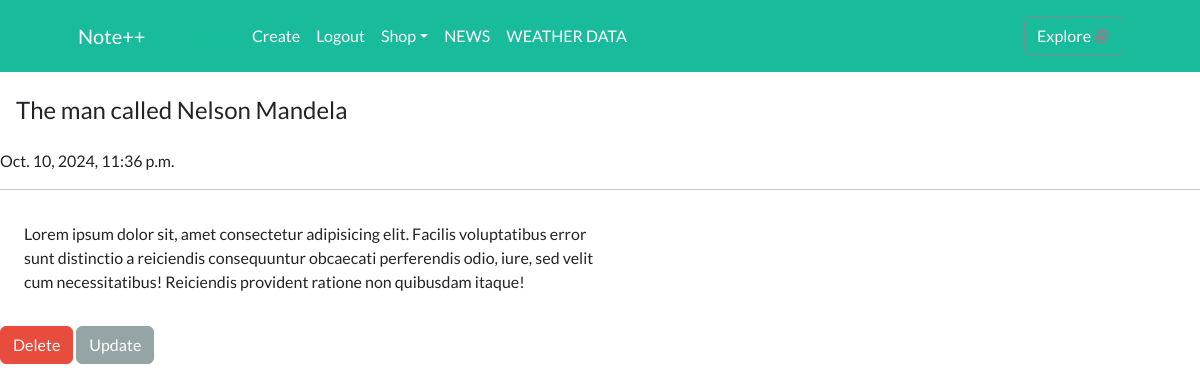
Screenshot of /note/1/ (signed in) with the database file from the repository.
### core/models.py (models this page shows, shortened)
class Note(models.Model):
    title = models.CharField(max_length=200)
    content = models.TextField()
    created = models.DateTimeField(auto_now_add=True)
    course = models.ForeignKey(Course, on_delete=models.CASCADE)

### core/views.py (the view)
# urls.py: path('note/<int:pk>/', DetailNote, name='DetailNote'),
def DetailNote(request, pk):
    note = Note.objects.get(id=pk)
    context = {'note':note}
    return render(request, 'core/note/detail.html', context)

### core/templates/core/note/detail.html (shortened to what this page needs)
{% extends 'core/admin/base.html' %}
{% load static %}
    {% block content %}
        <div class="row">
            <div class="col-lg-12 align-items-lg-between">
                <h4 class="my-2 p-3">{{note.title}}</h4><span>{{note.created}}</span><hr class="">
            </div>
        </div>
        <div class="row">
            <div class="py-3 mx-4 col-lg-6">
                <p>{{note.content}}</p>
            </div>
        </div>
        <a href="{% url 'DeleteNote' note.id %}"><button name="delete" class="m-auto btn btn-danger">Delete</button></a>
        <a href="{% url 'UpdateNote' note.id %}"><button name="update" class="m-auto btn btn-secondary">Update</button></a>
    {% endblock %}

### static/css/landingpage.css (style rules this page uses)
* { padding: 0px; margin: 0px; }

### rows the page displays
Note: title "The man called Nelson Mandela", created "Oct. 10, 2024, 11:36 p.m.", content "Lorem ipsum dolor sit, amet consectetur adipisicing elit. Facilis voluptatibus error sunt distinctio a reiciendis consequuntur obcaecati perferendis odio, iure, sed velit cum necessitatibus! Reiciendis provident ratione non quibusdam itaque!"
